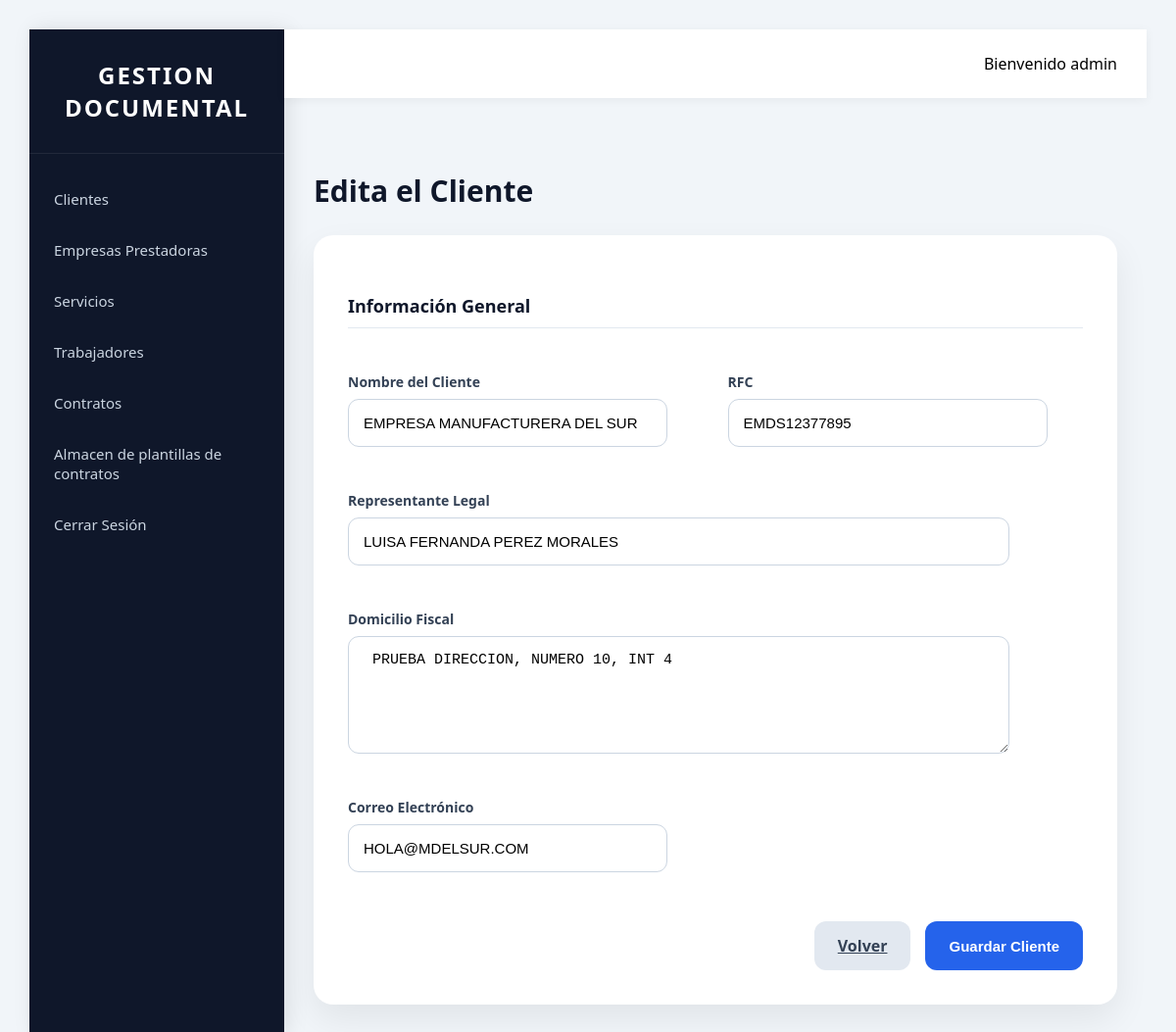
Page /clientes/editar/1 (signed in) on the committed database.
### models/models.py (models this page shows)
class Users(UserMixin, db.Model):
    __tablename__ = 'dim_usuarios'
    id = db.Column(db.Integer, primary_key=True)
    nombre = db.Column(db.String(200))
    fecha_nacimiento = db.Column(db.Date)
    nombre_usuario = db.Column(db.String(200))
    contraseña = db.Column(db.String(200))
    tipo_usuario = db.Column(db.String(200), default="LEGAL")
    activo = db.Column(db.Boolean, default=True)

class Cliente(db.Model):
    __tablename__ = 'dim_clientes'
    id = db.Column(db.Integer, primary_key=True)
    nombre_cliente = db.Column(db.String(200))
    rfc = db.Column(db.String(20))
    representante = db.Column(db.String(200))
    dom_fiscal = db.Column(db.String(400))
    correo = db.Column(db.String(200))
    nomenclatura = db.Column(db.String(10))

### app.py (the view, shortened to what this page needs)
@app.route('/clientes/editar/<int:id>', methods=['GET', 'POST'])
@login_required
def editar_cliente(id):
    cliente = Cliente.query.get_or_404(id)
    return render_template(
        'editar_cliente.html',
        cliente=cliente
    )

### app.py (called while the page is built)
@login_manager.user_loader
def load_user(id):
    return Users.query.get(
        int(id)
    )

### templates/editar_cliente.html (shortened to what this page needs)
{% extends 'base.html' %}
{% block content %}
        <br><br>
        <div class="form-container">
            <div class="form-title">
                <h1>Edita el Cliente</h1>
            </div>
            <div class="form-card">
                <form method="POST">
                    <div class="form-grid">
                        <div class="section-title full-width">
                            Información General
                        </div>
                        <div class="form-group">
                            <label>Nombre del Cliente</label>
                            <input
                                type="text"
                                name="nombre_cliente"
                                value="{{ cliente.nombre_cliente }}"
                                class="mayusculas"
                                required
                            >
                        </div>
                        <div class="form-group">
                            <label>RFC</label>
                            <input type="text" name="rfc" value="{{ cliente.rfc }}" class="mayusculas" maxlength="13" required>
                        </div>
                        <div class="form-group full-width">
                            <label>Representante Legal</label>
                            <input type="text" name="representante" value="{{ cliente.representante }}" class="mayusculas" required>
                        </div>
                        <div class="form-group full-width">
                            <label>Domicilio Fiscal</label>
                            <textarea name="dom_fiscal" class="mayusculas" rows="2"  required> {{ cliente.dom_fiscal }}</textarea>
                        </div>
                        <div class="form-group">
                            <label>Correo Electrónico</label>
                            <input type="email" value="{{ cliente.correo }}" name="correo" required>
                        </div>
                    </div>
                    <div class="form-actions">
                        <a href="{{ url_for('clientes') }}" class="btn-secondary">
                            Volver
                        </a>
                        <button type="submit" class="btn-primary">
                            Guardar Cliente
                        </button>
                    </div>
                </form>
            </div>
        </div>
{% endblock %}

### templates/base.html (shortened to what this page needs)
<!DOCTYPE html>
<html>
<head>
    <link rel="stylesheet" href="{{ url_for('static',filename='css/menu.css') }}">
    <link rel="stylesheet" href="{{ url_for('static', filename='css/formularios.css') }}">
    <link rel="stylesheet" href="https://cdn.datatables.net/2.3.2/css/dataTables.dataTables.min.css">
</head>
<body>
    <section class="page-content">
        <div class="layout">
            <aside class="sidebar">
                <div class="sidebar-logo">
                    <h2>GESTION DOCUMENTAL</h2>
                </div>
                <nav>
                    <a href="{{ url_for('clientes') }}">
                        Clientes
                    </a>
                    <a href="{{ url_for('empresas') }}">
                        Empresas Prestadoras
                    </a>
                    <a href="{{ url_for('proyectos') }}">
                        Servicios
                    </a>
                    <a href="{{ url_for('trabajadores') }}">
                        Trabajadores
                    </a>
                    <a href="{{ url_for('contratos') }}">
                        Contratos
                    </a>
                    <a href="{{ url_for('listar_plantillas') }}">
                        Almacen de plantillas de contratos
                    </a>
                    <a href="{{ url_for('logout') }}">
                        Cerrar Sesión
                    </a>
                </nav>
            </aside>
            <main class="content">
                <header class="topbar">
                    Bienvenido {{ current_user.nombre_usuario }}
                </header>
                <section class="page-content">
                    {% block content %}
                    {% endblock %}
                </section>
            </main>
        </div>
    </section>
</body>
</html>

### static/css/menu.css (style rules this page uses)
* { margin:0; padding:0; box-sizing:border-box; }
body { font-family:'Segoe UI',sans-serif; background:#f1f5f9; }
.layout { display:flex; min-height:100vh; }
.sidebar { width:260px; background:#0f172a; color:white; display:flex; flex-direction:column; box-shadow: 4px 0 20px rgba( 0, 0, 0, 0.10 ); }
.sidebar-logo { padding:30px 20px; text-align:center; border-bottom:1px solid rgba( 255, 255, 255, 0.08 ); }
.sidebar-logo h2 { font-size:24px; font-weight:700; letter-spacing:2px; }
.sidebar nav { padding-top:20px; }
.sidebar nav a { display:flex; align-items:center; gap:12px; padding:16px 25px; text-decoration:none; color:#cbd5e1; transition:0.3s; font-size:15px; }
.content { flex:1; display:flex; flex-direction:column; }
.topbar { background:white; height:70px; display:flex; align-items:center; justify-content:flex-end; padding:0 30px; box-shadow: 0 2px 10px rgba( 0, 0, 0, 0.05 ); }
.page-content { padding:30px; }
.form-group { margin-bottom:20px; }
.form-group label { display:block; margin-bottom:8px; font-weight:600; color:#334155; }
.form-group input, .form-group select, .form-group textarea { width:100%; padding:12px; border:1px solid #cbd5e1; border-radius:10px; transition:0.3s; }
.btn-primary { display:inline-block; text-decoration:none; padding:10px 18px; border-radius:8px; font-weight:600; }

### static/css/formularios.css (style rules this page uses)
.form-container { max-width:1200px; margin:auto; }
.form-title { margin-bottom:25px; }
.form-title h1 { color:#0f172a; font-size:30px; font-weight:700; }
.form-card { background:#ffffff; border-radius:20px; padding:35px; box-shadow: 0 15px 35px rgba( 0, 0, 0, 0.07 ); }
.form-grid { display:grid; grid-template-columns: repeat( auto-fit, minmax( 280px, 1fr ) ); gap:25px; }
.form-group { display:flex; flex-direction:column; }
.form-group label { font-size:14px; font-weight:600; color:#334155; margin-bottom:8px; }
.form-group input, .form-group select, .form-group textarea { width:90%; padding:15px; border:1px solid #cbd5e1; border-radius:11px; font-size:15px; background:#fff; transition:.3s; }
.form-group textarea { resize:vertical; min-height:120px; }
.full-width { grid-column: 1 / -1; }
.form-actions { margin-top:30px; display:flex; gap:15px; justify-content:flex-end; }
.btn-primary { background:#2563eb; color:white; border:none; border-radius:12px; padding:14px 24px; cursor:pointer; font-weight:600; font-size:15px; transition:.3s; }
.btn-secondary { background:#e2e8f0; color:#334155; border:none; border-radius:12px; padding:14px 24px; cursor:pointer; font-weight:600; transition:.3s; }
.section-title { margin-top:25px; margin-bottom:20px; padding-bottom:10px; border-bottom:1px solid #e2e8f0; color:#0f172a; font-size:18px; font-weight:600; }

### rows in the picture
Users: nombre_usuario "admin"
Cliente: nombre_cliente "EMPRESA MANUFACTURERA DEL SUR", rfc "EMDS12377895", representante "LUISA FERNANDA PEREZ MORALES", dom_fiscal "PRUEBA DIRECCION, NUMERO 10, INT 4", correo "HOLA@MDELSUR.COM"
